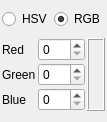
<?xml version="1.0" encoding="UTF-8"?>
<ui version="4.0">
 <author>liuyanghejerry@126.com</author>
 <class>ColorInspector</class>
 <widget class="QWidget" name="ColorInspector">
  <property name="geometry">
   <rect>
    <x>0</x>
    <y>0</y>
    <width>100</width>
    <height>122</height>
   </rect>
  </property>
  <layout class="QVBoxLayout" name="verticalLayout">
   <property name="spacing">
    <number>2</number>
   </property>
   <property name="margin">
    <number>2</number>
   </property>
   <item>
    <layout class="QHBoxLayout" name="horizontalLayout">
     <property name="spacing">
      <number>2</number>
     </property>
     <item>
      <widget class="QRadioButton" name="hsv">
       <property name="text">
        <string>HSV</string>
       </property>
      </widget>
     </item>
     <item>
      <widget class="QRadioButton" name="rgb">
       <property name="text">
        <string>RGB</string>
       </property>
       <property name="checked">
        <bool>true</bool>
       </property>
      </widget>
     </item>
    </layout>
   </item>
   <item>
    <layout class="QGridLayout" name="gridLayout">
     <property name="spacing">
      <number>2</number>
     </property>
     <item row="0" column="0">
      <widget class="QLabel" name="red">
       <property name="text">
        <string>Red</string>
       </property>
      </widget>
     </item>
     <item row="0" column="1">
      <widget class="QSpinBox" name="RedspinBox">
       <property name="maximum">
        <number>255</number>
       </property>
      </widget>
     </item>
     <item row="1" column="0">
      <widget class="QLabel" name="green">
       <property name="text">
        <string>Green</string>
       </property>
      </widget>
     </item>
     <item row="1" column="1">
      <widget class="QSpinBox" name="GreenspinBox">
       <property name="maximum">
        <number>255</number>
       </property>
      </widget>
     </item>
     <item row="2" column="0">
      <widget class="QLabel" name="blue">
       <property name="text">
        <string>Blue</string>
       </property>
      </widget>
     </item>
     <item row="2" column="1">
      <widget class="QSpinBox" name="BluespinBox">
       <property name="maximum">
        <number>255</number>
       </property>
      </widget>
     </item>
     <item row="0" column="2" rowspan="3">
      <widget class="QLabel" name="label">
       <property name="autoFillBackground">
        <bool>true</bool>
       </property>
       <property name="frameShape">
        <enum>QFrame::Box</enum>
       </property>
       <property name="frameShadow">
        <enum>QFrame::Raised</enum>
       </property>
      </widget>
     </item>
    </layout>
   </item>
  </layout>
 </widget>
 <tabstops>
  <tabstop>hsv</tabstop>
  <tabstop>rgb</tabstop>
  <tabstop>RedspinBox</tabstop>
  <tabstop>GreenspinBox</tabstop>
  <tabstop>BluespinBox</tabstop>
 </tabstops>
 <resources/>
 <connections/>
</ui>
